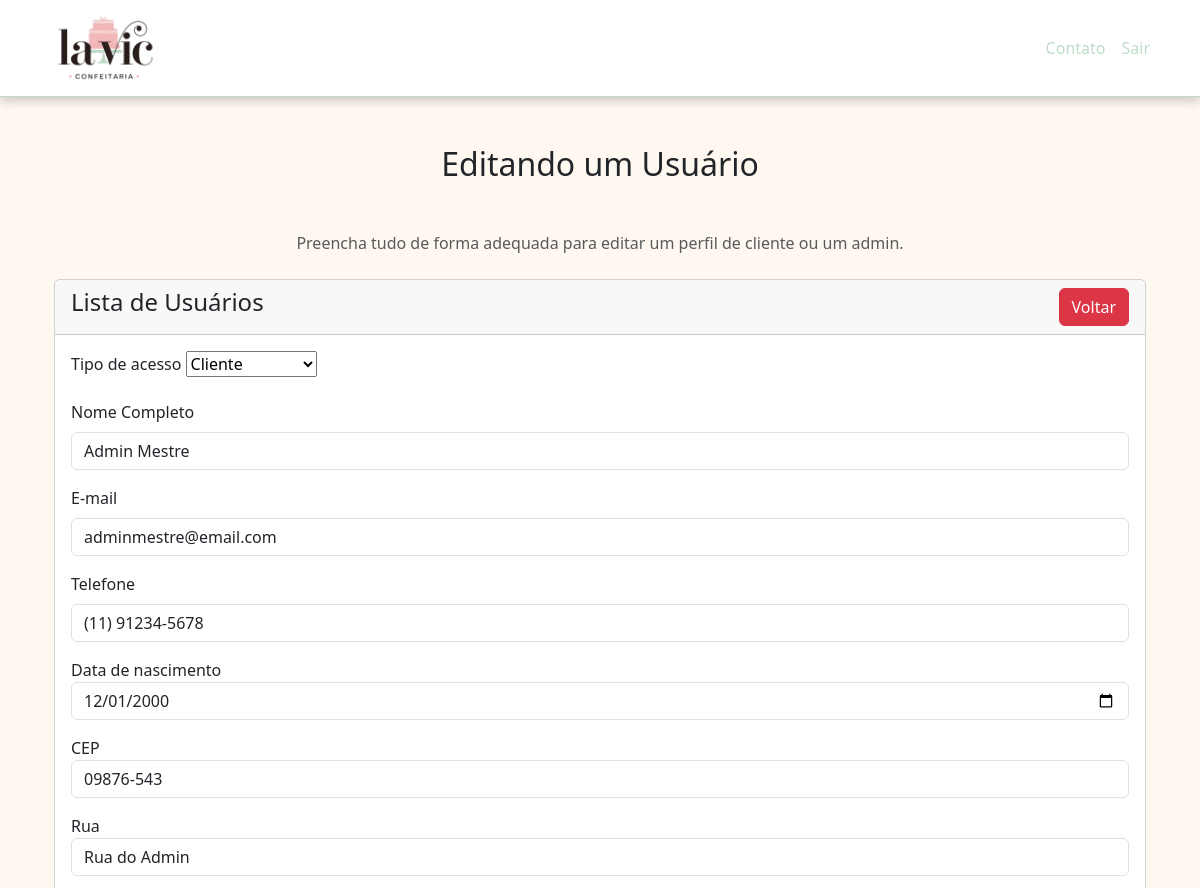
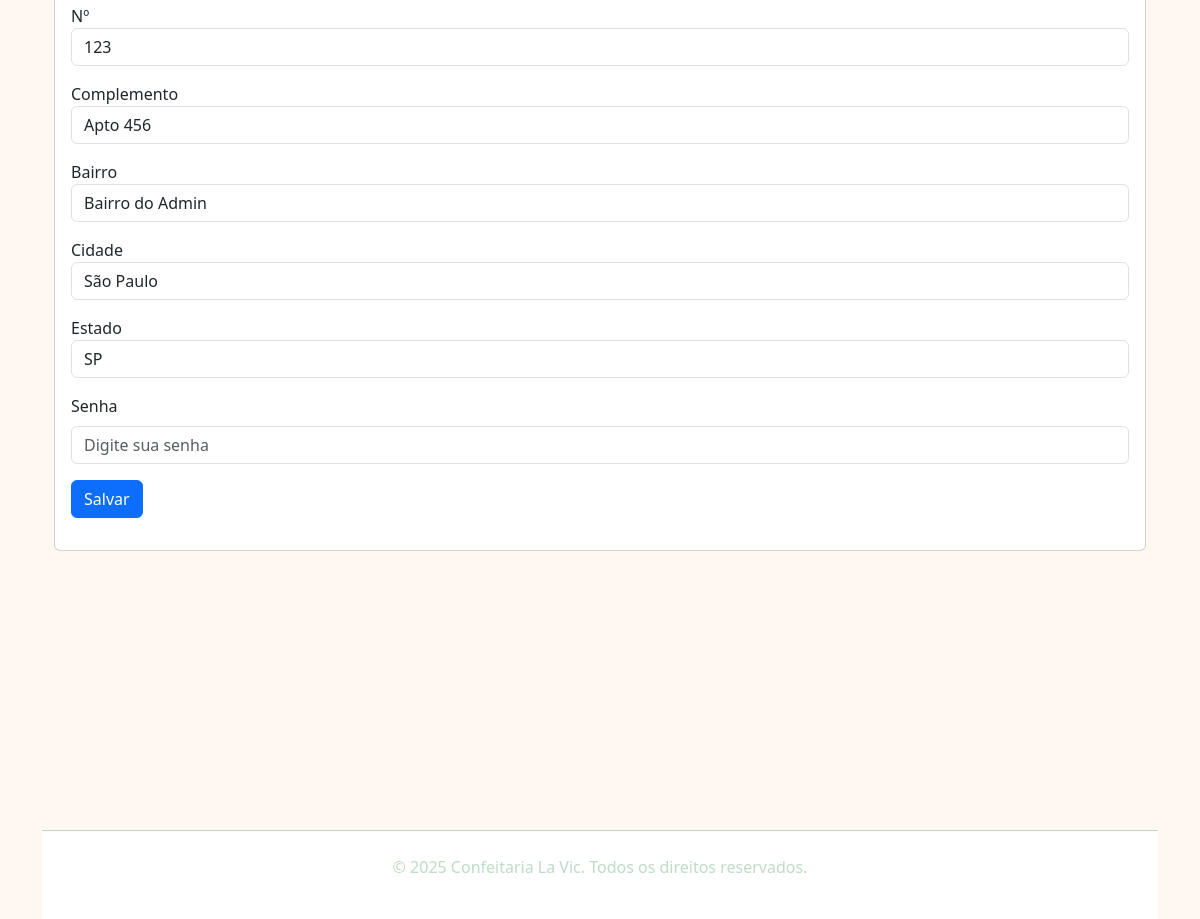
The page /usuario-edit.php?id=1 (signed in) on the database its author committed (2 pictures, top to bottom).
### tables this page shows
CREATE TABLE `usuarios` (
  `id` int(11) NOT NULL,
  `nome` varchar(100) NOT NULL,
  `email` varchar(100) NOT NULL,
  `telefone` varchar(20) DEFAULT NULL,
  `data_nascimento` date DEFAULT NULL,
  `cep` varchar(10) DEFAULT NULL,
  `rua` varchar(100) DEFAULT NULL,
  `numero` varchar(10) DEFAULT NULL,
  `complemento` varchar(100) DEFAULT NULL,
  `bairro` varchar(100) DEFAULT NULL,
  `cidade` varchar(100) DEFAULT NULL,
  `estado` varchar(2) DEFAULT NULL,
  `senha` varchar(255) NOT NULL,
  `tipo` enum('cliente','admin') DEFAULT 'cliente',
  `data_cadastro` datetime NOT NULL
);

### usuario-edit.php (the view, shortened to what this page needs)
<?php
require('conexao.php');
?>
<!DOCTYPE html>
<html lang="pt-br">
<head>
  <link href="https://cdn.jsdelivr.net/npm/bootstrap@5.3.0/dist/css/bootstrap.min.css" rel="stylesheet">
  <link rel="stylesheet" href="assets/css/style.css">
</head>
<body>
  <nav class="navbar navbar-expand-lg custom-navbar">
    <div class="container">
      <a class="navbar-brand" href="index.html">
        <img src="assets/img/logo.png" alt="Confeitaria La Vic" height="70">
      </a>
      <div class="collapse navbar-collapse" id="navbarNav">
        <ul class="navbar-nav ms-auto">
          <li class="nav-item"><a class="nav-link" href="contato-user.html">Contato</a></li>
          <li class="nav-item"><a class="nav-link" href="logout.php">Sair</a></li>
        </ul>
      </div>
    </div>
  </nav>
<div class="container mt-5">
    <h2 class="text-center mb-5">Editando um Usuário</h2>
    <div class="mt-5 text-center">
      <p class="text-muted">Preencha tudo de forma adequada para editar um perfil de cliente ou um admin.</p>
    </div>
    <div class="container mt-4 ">
        <div class="row">
            <div class="col-md-12">
                <div class="card">
                    <div class="card-header">
                    <h4> Lista de Usuários
                        <a href="usuarios.php" class="btn btn-danger float-end">Voltar</a>
                    </h4>
                    </div>
                    <div class="card-body">
                        <?php
                        if (isset($_GET['id'])) {
                        $usuario_id = mysqli_real_escape_string($conexao, $_GET['id']);
                        $sql = "SELECT * FROM usuarios WHERE id='$usuario_id'";
                        $query = mysqli_query($conexao, $sql);
                        if (mysqli_num_rows($query) > 0) {
                         $usuario = mysqli_fetch_array($query);
                        ?>
                        <form action="acoes.php" method="POST">
                            <div class="mb-3">
                                <div class="mb-3">
                                    <div class="mb-3">
                                    <label for="tipo" class="form-label">Tipo de acesso</label>
                                    <select id="tipo" name="tipo" required>
                                        <option value="cliente">Cliente</option>
                                    </select>
                                    </div>
                                    <div class="mb-3">
                                    <label for="nome" class="form-label">Nome Completo</label>
                                    <input type="text" class="form-control" id="nome" value="<?=$usuario['nome']?>"name="nome"  placeholder="Seu nome aqui...">
                                    </div>
                                    <div class="mb-3">
                                    <label for="email" class="form-label">E-mail</label>
                                    <input type="email" class="form-control" id="email" value="<?=$usuario['email']?>" name="email"  placeholder="seuemail@exemplo.com">
                                    </div>
                                    <div class="mb-3">
                                    <label for="telefone" class="form-label">Telefone</label>
                                    <input type="tel" class="form-control" id="telefone" value="<?=$usuario['telefone']?>" name="telefone" placeholder="(XX) XXXXX-XXXX"
                                    maxlength="15" pattern="\(\d{2}\)\s?\d{4,5}-\d{4}" title="Formato esperado: (XX) XXXXX-XXXX">
                                    </div>
                                    <div class="mb-3">
                                    <label for="data_nasc">Data de nascimento</label>
                                    <input type="date" class="form-control" id="data_nasc" value="<?=$usuario['data_nascimento']?>" name="data_nasc"  placeholder="dd/mm/aaaa"/>
                                    </div>
                                    <div class="mb-3">
                                    <label for="cep">CEP</label>
                                    <input type="text" class="form-control" id="cep" value="<?=$usuario['cep']?>" name="cep"  placeholder="XXXXX-XXX" />
                                    </div>
                                    <div class="mb-3">
                                    <label for="rua">Rua</label>
                                    <input type="text" class="form-control" id="rua" value="<?=$usuario['rua']?>" name="rua" />
                                    </div>
                                    <div class="mb-3">
                                    <label for="numero_end">Nº</label>
                                    <input type="text" class="form-control" id="numero_end" value="<?=$usuario['numero']?>" name="numero_end"  />
                                    </div>
                                    <div class="mb-3">
                                    <label for="complemento_end">Complemento</label>
                                    <input type="text" class="form-control" id="complemento_end" value="<?=$usuario['complemento']?>" name="complemento_end" />
                                    </div>
                                    <div class="mb-3">
                                    <label for="bairro">Bairro</label>
                                    <input type="text" class="form-control" id="bairro" value="<?=$usuario['bairro']?>" name="bairro" />
                                    </div>
                                    <div class="mb-3">
                                    <label for="cidade">Cidade</label>
                                    <input type="text" class="form-control" id="cidade" value="<?=$usuario['cidade']?>" name="cidade"  />
                                    </div>
                                    <div class="mb-3">
                                    <label for="estado">Estado</label>
                                    <input type="text" class="form-control" id="estado" value="<?=$usuario['estado']?>" name="estado" maxlength="2"  placeholder="SP" style="text-transform:uppercase;" pattern="[A-Za-z]{2}" title="Apenas a sigla do estado com 2 letras. Ex: SP, RJ">
                                    </div>
                                    <div class="mb-3">
                                    <label for="senha" class="form-label">Senha</label>
                                    <input type="password" class="form-control" id="senha" name="senha"  placeholder="Digite sua senha">
                                    </div>
                                    <div class="mb-3">
                                        <button type="submit" name="update_usuario" class="btn btn-primary">Salvar</button>
                                    </div>
                            </div>
                        </form>
                        <?php
                        } else {
                            echo "<h5>Usuário não Encontrado.</h5>";
                        }
                        }
                        ?>
                    </div>
                </div>
            </div>
        </div>
    </div>
  </div>
  <footer class=" text-white text-center py-4 custom-footer">
    <p>&copy; 2025 Confeitaria La Vic. Todos os direitos reservados.</p>
  </footer>
</body>
</html>

### assets/css/style.css (style rules this page uses)
body { background-color: #fff8f0; }
.custom-navbar { background-color: white; border-bottom: 1px solid #BFDBC8 ; box-shadow: 0 4px 10px rgba(0, 0, 0, 0.2); }
.custom-navbar .nav-link { color: #BFDBC8; }
.banner-custom h1, p { color: white; }
.custom-footer { margin-top: 25%; background-color: white; border-top: 1px solid #BFDBC8 ; }
.custom-footer p { color: #BFDBC8; }

### rows shown on the page
usuarios: nome "Admin Mestre", email "adminmestre@email.com", telefone "(11) 91234-5678", data_nasc "12/01/2000", cep "09876-543", rua "Rua do Admin", numero_end "123", complemento_end "Apto 456", bairro "Bairro do Admin", cidade "São Paulo", estado "SP"
